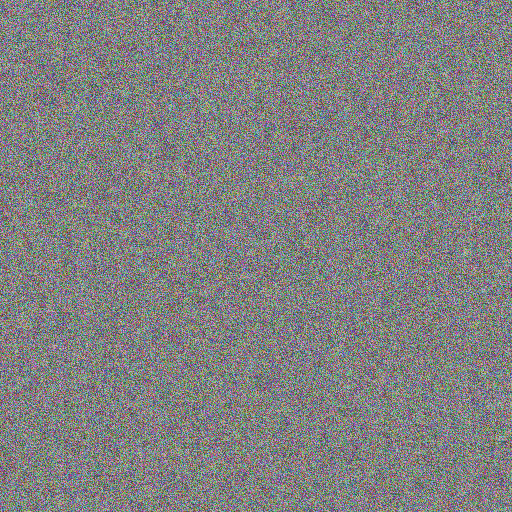
#> input picture tests/fixtures/dwtDctSvd_legacy_512.png, 512 x 512 px
$ python -i subject.py   (imports and definitions only)   (older library calls are emulated)
#> lines starting #> are read from the running program, lines starting #| are printed output that depends on the picture
"""Subject region detection (AGENTS.md 三③: 「压在脸部 / 主体关键纹理上」).

Three-tier fallback so ``detect_subject`` always returns *some* meaningful region:

1. Faces via OpenCV's bundled Haar cascade (`haarcascade_frontalface_default.xml`).
   Zero extra deps — the XML ships with `opencv-python-headless`.
2. Saliency via Sobel-magnitude integral image: the H×W window with the highest
   aggregate edge energy. Catches non-face main subjects (objects, pets, products)
   without an ML model. **Declines with ``None`` when the image carries no edge
   energy at all** — a constant-colour image has an all-zero Sobel magnitude (H1
   spike), and the argmax window would be a meaningless top-left corner.
3. Geometric centre fallback — reached when the saliency tier returns ``None`` or
   raises ``cv2.error`` (an unexpected numeric failure inside OpenCV).

Return shapes: ``detect_faces`` returns a list (the caller picks the largest);
``detect_salient_box`` returns a single ``Box`` or ``None``; ``detect_subject``
returns a single ``Box`` and never ``None``.
"""
from __future__ import annotations

from dataclasses import dataclass

import cv2
import numpy as np


@dataclass(frozen=True)
class Box:
    x: int
    y: int
    w: int
    h: int

    @property
    def area(self) -> int:
        return self.w * self.h

    def center(self) -> tuple[int, int]:
        return self.x + self.w // 2, self.y + self.h // 2


def _haar_path() -> str:
    return cv2.data.haarcascades + "haarcascade_frontalface_default.xml"


def detect_faces(image_bgr: np.ndarray) -> list[Box]:
    """Return frontal face boxes; empty list if none found."""
    cascade = cv2.CascadeClassifier(_haar_path())
    if cascade.empty():
        return []
    gray = cv2.cvtColor(image_bgr, cv2.COLOR_BGR2GRAY)
    gray = cv2.equalizeHist(gray)
    h, w = gray.shape
    min_side = max(60, min(h, w) // 12)
    faces = cascade.detectMultiScale(
        gray,
        scaleFactor=1.15,
        minNeighbors=5,
        minSize=(min_side, min_side),
    )
    return [Box(int(x), int(y), int(bw), int(bh)) for (x, y, bw, bh) in faces]


def _centre_box(image_bgr: np.ndarray) -> Box:
    """The 60%-of-image central box, clamped to at least 1x1 (P9).

    The clamp matters for tiny images: without it a 1x1 input would yield ``Box(0, 0, 0, 0)``
    (``int(0.6) == 0``) — the pre-P9 inline fallback did exactly that, while the *observable*
    pre-P9 result for a 1x1 image came from the saliency tier (``Box(0, 0, 1, 1)``). With the
    clamp the centre tier returns a usable 1px box in its own right.
    """
    h, w = image_bgr.shape[:2]
    bw, bh = max(1, int(w * 0.6)), max(1, int(h * 0.6))
    return Box((w - bw) // 2, (h - bh) // 2, bw, bh)


def detect_salient_box(
    image_bgr: np.ndarray, *, target_frac: float = 0.30
) -> Box | None:
    """Pick the rectangle of size ~target_frac of the image with max edge energy.

    Uses Sobel magnitude → integral image → single sliding-window max. O(W·H).
    Returns ``None`` for a flat image (all-zero magnitude): there is no salient
    window to choose, and reporting the top-left corner would be a silent lie.
    """
    gray = cv2.cvtColor(image_bgr, cv2.COLOR_BGR2GRAY)
    sx = cv2.Sobel(gray, cv2.CV_32F, 1, 0, ksize=3)
    sy = cv2.Sobel(gray, cv2.CV_32F, 0, 1, ksize=3)
    mag = cv2.magnitude(sx, sy)
    if not mag.any():
        return None

    h, w = mag.shape
    bw = max(64, int(w * target_frac))
    bh = max(64, int(h * target_frac))
    bw = min(bw, w)
    bh = min(bh, h)

    integral = cv2.integral(mag)  # (h+1, w+1)

    # vectorised box-sum over all valid top-left corners
    ys = np.arange(0, h - bh + 1)
    xs = np.arange(0, w - bw + 1)
    A = integral[np.ix_(ys, xs)]
    B = integral[np.ix_(ys, xs + bw)]
    C = integral[np.ix_(ys + bh, xs)]
    D = integral[np.ix_(ys + bh, xs + bw)]
    sums = D - B - C + A

    flat_idx = int(np.argmax(sums))
    yi, xi = divmod(flat_idx, sums.shape[1])
    return Box(int(xs[xi]), int(ys[yi]), bw, bh)


def detect_subject(image_bgr: np.ndarray) -> Box:
    """Return the best subject box, applying the three-tier fallback (never None)."""
    faces = detect_faces(image_bgr)
    if faces:
        return max(faces, key=lambda b: b.area)
    try:
        salient = detect_salient_box(image_bgr)
    except cv2.error:
        salient = None
    if salient is None:
        return _centre_box(image_bgr)
    return salient

>>> import cv2
>>> picture = cv2.imread('../../tests/fixtures/dwtDctSvd_legacy_512.png')
#> picture is the input picture: shape (512, 512, 3); mean B, G, R 129, 128.9, 128.9
>>> result = detect_subject(picture)
#> in detect_faces, `gray = cv2.equalizeHist(gray)`:
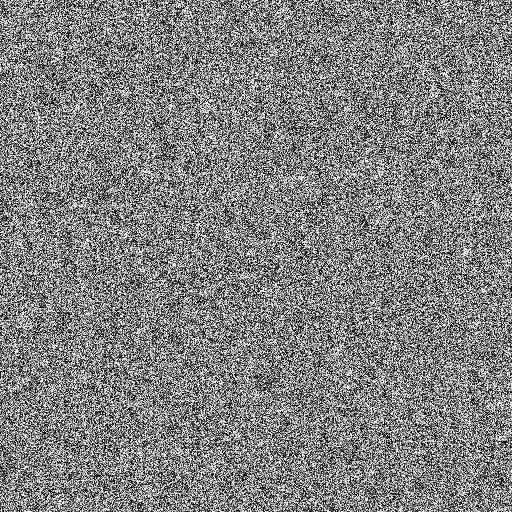
#> gray: shape (512, 512); min 0, max 255, mean 128.8
#> in detect_faces, `faces = cascade.detectMultiScale( gray, scaleFactor=1.15, minNeighbors..`: faces = ()
#> in detect_subject, `faces = detect_faces(image_bgr)`: faces = []
#> in detect_salient_box, `sx = cv2.Sobel(gray, cv2.CV_32F, 1, 0, ksize=3)`:
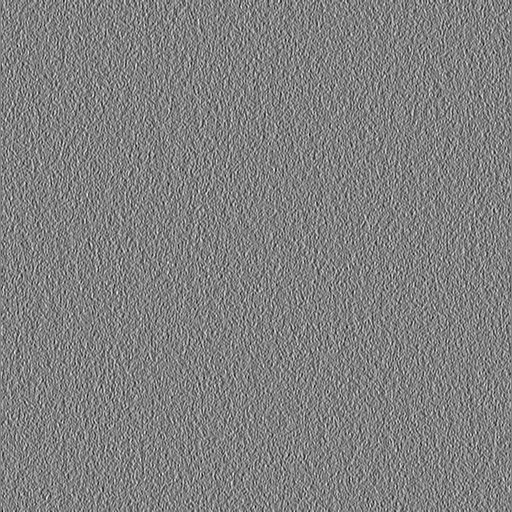
#> sx: shape (512, 512) float32; min -384, max 374, mean 0; drawn with min black and max white
#> in detect_salient_box, `sy = cv2.Sobel(gray, cv2.CV_32F, 0, 1, ksize=3)`:
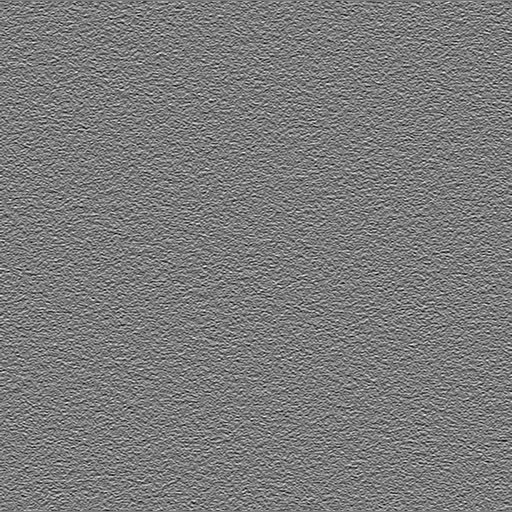
#> sy: shape (512, 512) float32; min -349, max 371, mean 0; drawn with min black and max white
#> in detect_salient_box, `mag = cv2.magnitude(sx, sy)`:
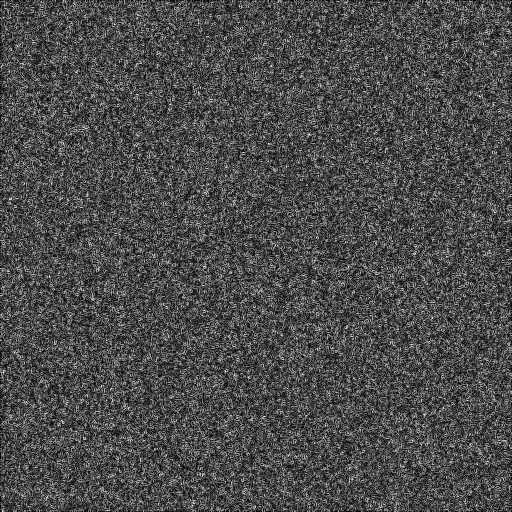
#> mag: shape (512, 512) float32; min 0, max 398.4, mean 118.1; drawn with min black and max white
#> in detect_salient_box, `integral = cv2.integral(mag)`:
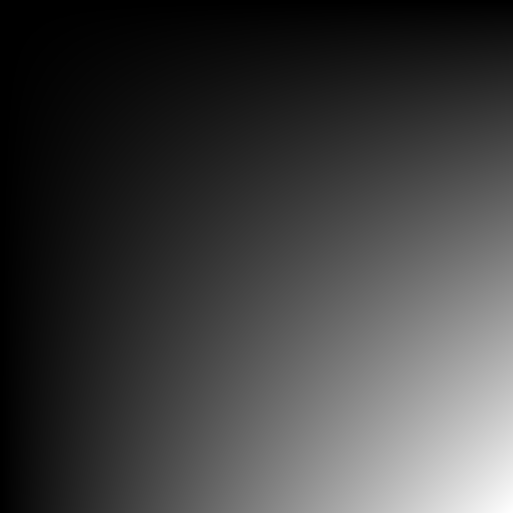
#> integral: shape (513, 513) float64; min 0, max 30963557.4, mean 7742362.4; drawn with min black and max white
#> in detect_salient_box, `D = integral[np.ix_(ys + bh, xs + bw)]`:
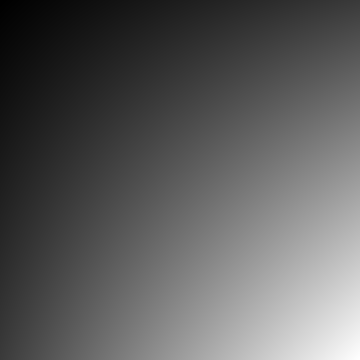
#> D: shape (360, 360) float64; min 2770829.8, max 30963557.4, mean 13065429.4; drawn with min black and max white
#> in detect_salient_box, `sums = D - B - C + A`:
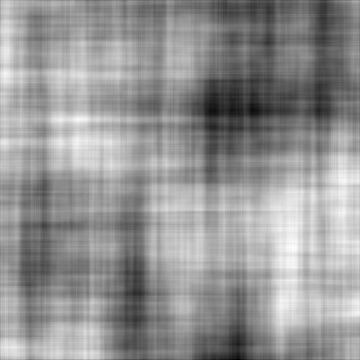
#> sums: shape (360, 360) float64; min 2722234.2, max 2800355, mean 2767557.4; drawn with min black and max white
#> in detect_salient_box, `flat_idx = int(np.argmax(sums))`: flat_idx = 89212
#> in detect_salient_box, `yi, xi = divmod(flat_idx, sums.shape[1])`: yi = 247; xi = 292
